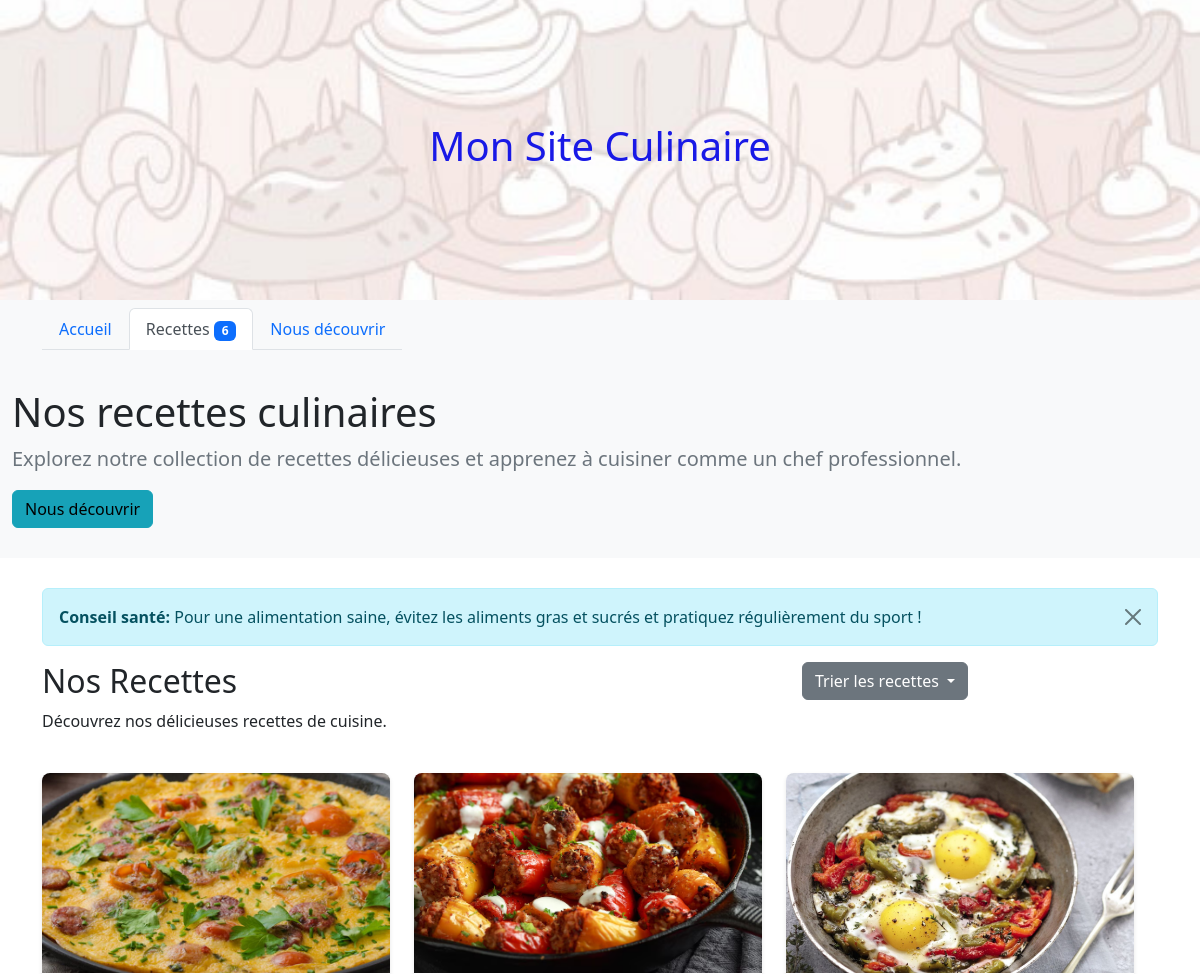
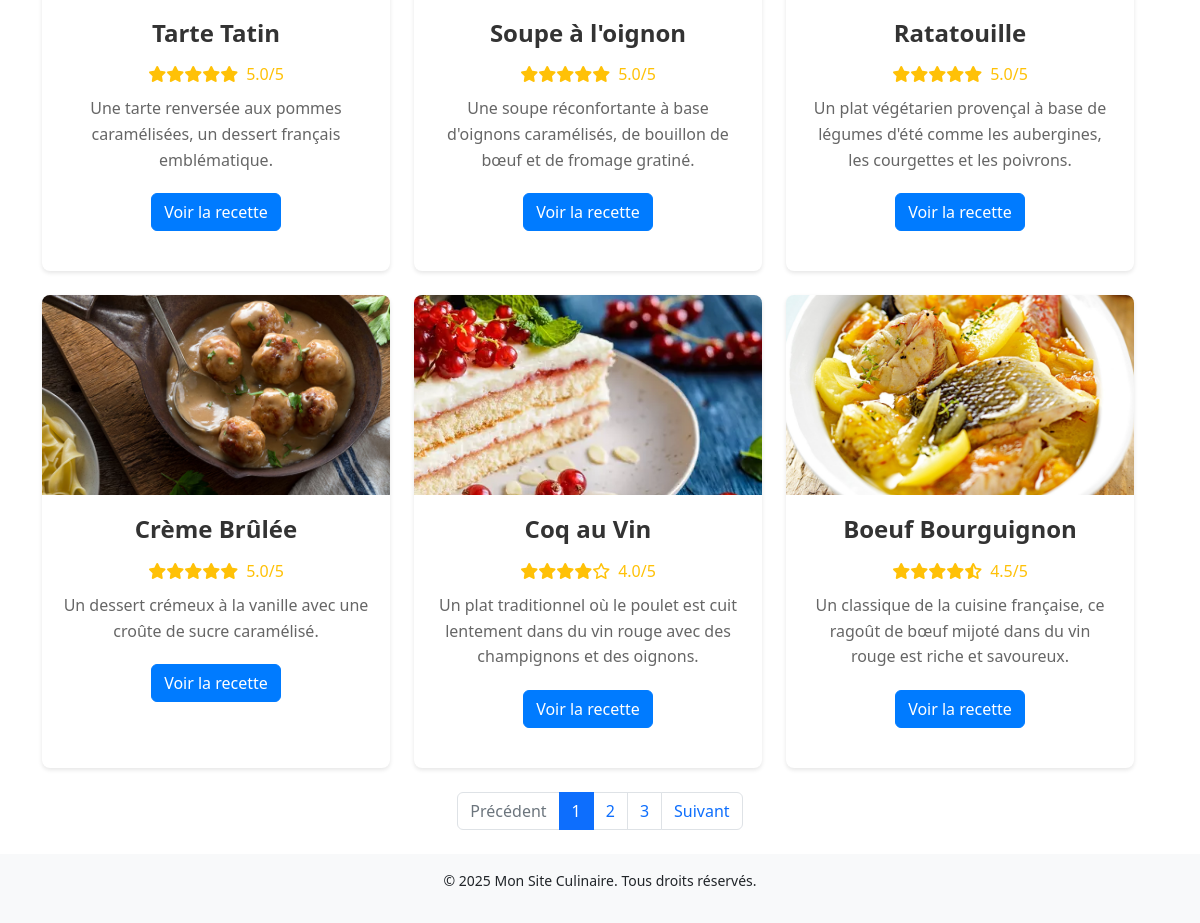
/recettes.php?sort=name_desc, run on the app's committed database (2 pictures, top to bottom).
### tables this page shows
CREATE TABLE IF NOT EXISTS recettes (
    id INT AUTO_INCREMENT PRIMARY KEY,
    titre VARCHAR(255) NOT NULL,
    photo VARCHAR(255) NOT NULL,
    note DECIMAL(3,1) NOT NULL,
    description_courte TEXT NOT NULL,
    description_longue TEXT NOT NULL,
    created_at TIMESTAMP DEFAULT CURRENT_TIMESTAMP
);

### recettes.php (the view, shortened to what this page needs)
<?php
require_once 'config.php';
$sort = isset($_GET['sort']) ? $_GET['sort'] : 'name_asc';
$query = "SELECT * FROM recettes ";
switch ($sort) {
    case 'name_desc':
        $query .= "ORDER BY titre DESC";
        break;
}
try {
    $stmt = $pdo->query($query);
    $recipes = $stmt->fetchAll();
} catch (PDOException $e) {
    die("Error fetching recipes: " . $e->getMessage());
}
?>
<!DOCTYPE html>
<html lang="fr">
  <head>
    <link rel="stylesheet" href="https://cdnjs.cloudflare.com/ajax/libs/font-awesome/6.0.0/css/all.min.css">
    <link rel="stylesheet" href="bootstrap-5.2.3-dist/css/bootstrap.min.css">
    <link rel="stylesheet" href="cuisinier.css">
    <link rel="stylesheet" href="custom.css">
  </head>
  <body>
    <header class="bg-light py-3 custom-header">
      <div class="container">
        <h1 class="text-center">Mon Site Culinaire</h1>
      </div>
    </header>
    <nav class="navbar navbar-expand-lg navbar-light bg-light">
      <div class="container">
        <ul class="nav nav-tabs">
          <li class="nav-item">
            <a class="nav-link" href="index.php">Accueil</a>
          </li>
          <li class="nav-item">
            <a class="nav-link active" href="recettes.php">Recettes <span class="badge bg-primary"><?php echo count($recipes); ?></span></a>
          </li>
          <li class="nav-item">
            <a class="nav-link" href="decouvrir.php">Nous découvrir</a>
          </li>
        </ul>
      </div>
    </nav>
    <div class="jumbotron">
      <div class="container">
        <h1 class="display-4">Nos recettes culinaires</h1>
        <p class="lead">Explorez notre collection de recettes délicieuses et apprenez à cuisiner comme un chef professionnel.</p>
        <a href="decouvrir.php" class="btn btn-info" role="button">Nous découvrir</a>
      </div>
    </div>
    <main class="container my-4">
      <div class="alert alert-info alert-dismissible fade show" role="alert">
        <strong>Conseil santé:</strong> Pour une alimentation saine, évitez les aliments gras et sucrés et pratiquez régulièrement du sport !
        <button type="button" class="btn-close" data-bs-dismiss="alert" aria-label="Close"></button>
      </div>
      <div class="row mb-4">
        <div class="col-md-8">
          <h2>Nos Recettes</h2>
          <p>Découvrez nos délicieuses recettes de cuisine.</p>
        </div>
        <div class="col-md-4">
          <div class="dropdown">
            <button class="btn btn-secondary dropdown-toggle" type="button" id="dropdownMenuButton1" data-bs-toggle="dropdown" aria-expanded="false">
              Trier les recettes
            </button>
          </div>
        </div>
      </div>
      <div class="row">
        <?php
        $chunkedRecipes = array_chunk($recipes, 3);
        foreach ($chunkedRecipes as $rowRecipes) {
            echo '<div class="row' . (array_search($rowRecipes, $chunkedRecipes) > 0 ? ' mt-4' : '') . '">';
            foreach ($rowRecipes as $recipe) {
                echo '<div class="col-sm-4">';
                echo '<div class="card">';
                echo '<img src="' . htmlspecialchars($recipe['photo']) . '" class="card-img-top" alt="' . htmlspecialchars($recipe['titre']) . '">';
                echo '<div class="card-body">';
                echo '<h3 class="card-title">' . htmlspecialchars($recipe['titre']) . '</h3>';
                echo '<div class="rating">';
                $fullStars = floor($recipe['note']);
                $halfStar = ($recipe['note'] - $fullStars) >= 0.5 ? 1 : 0;
                $emptyStars = 5 - $fullStars - $halfStar;
                for ($i = 0; $i < $fullStars; $i++) {
                    echo '<i class="fas fa-star text-warning"></i>';
                }
                if ($halfStar) {
                    echo '<i class="fas fa-star-half-alt text-warning"></i>';
                }
                for ($i = 0; $i < $emptyStars; $i++) {
                    echo '<i class="far fa-star text-warning"></i>';
                }
                echo '<span class="ms-2">' . htmlspecialchars($recipe['note']) . '/5</span>';
                echo '</div>';
                echo '<p class="card-text">' . htmlspecialchars($recipe['description_courte']) . '</p>';
                echo '<a href="recette.php?id=' . htmlspecialchars($recipe['id']) . '" class="btn btn-primary">Voir la recette</a>';
                echo '</div>';
                echo '</div>';
                echo '</div>';
            }
            echo '</div>';
        }
        ?>
      </div>
      <nav aria-label="Page navigation example" class="my-4">
        <ul class="pagination justify-content-center">
          <li class="page-item disabled">
            <a class="page-link" href="#" tabindex="-1" aria-disabled="true">Précédent</a>
          </li>
          <li class="page-item active" aria-current="page">
            <a class="page-link" href="#">1</a>
          </li>
          <li class="page-item"><a class="page-link" href="#">2</a></li>
          <li class="page-item"><a class="page-link" href="#">3</a></li>
          <li class="page-item">
            <a class="page-link" href="#">Suivant</a>
          </li>
        </ul>
      </nav>
    </main>
    <footer class="bg-light py-3 mt-auto">
      <div class="container">
        <p class="text-center small">&copy; 2025 Mon Site Culinaire. Tous droits réservés.</p>
      </div>
    </footer>
  </body>
</html>

### cuisinier.css (style rules this page uses)
.card-body { padding: 20px; text-align: center; }
.card-title { color: #333; margin-bottom: 15px; font-size: 1.5rem; font-weight: bold; }
.card-text { color: #666; margin-bottom: 20px; line-height: 1.6; }
.jumbotron { background-color: #f8f9fa; padding: 30px 0; margin-bottom: 30px; border-radius: 0; }
.jumbotron .container { max-width: 1200px; }
.display-4 { font-size: 2.5rem; font-weight: 300; line-height: 1.2; color: #212529; }
.lead { font-size: 1.25rem; font-weight: 300; color: #6c757d; }
.btn-info { background-color: #17a2b8; border-color: #17a2b8; transition: all 0.2s ease; }
.card { height: 100%; margin-bottom: 20px; border: none; border-radius: 8px; overflow: hidden; box-shadow: 0 2px 4px rgba(0, 0, 0, 0.1); transition: all 0.3s ease; }
.card-img-top { height: 200px; object-fit: cover; }
.rating { margin: 10px 0; color: #ffc107; }
.btn-primary { background-color: #007bff; border-color: #007bff; transition: all 0.2s ease; }

### custom.css (style rules this page uses)
header { background-image: url('background.jpg'); background-size: cover; background-position: center; height: 300px; display: flex; align-items: center; justify-content: center; color: rgb(25, 25, 230); text-align: center; }

### data on the page
recettes: photo (picture), titre "Tarte Tatin", note "5.0", description_courte "Une tarte renversée aux pommes caramélisées, un dessert français emblématique."
recettes: photo (picture), titre "Soupe à l'oignon", note "5.0", description_courte "Une soupe réconfortante à base d'oignons caramélisés, de bouillon de bœuf et de fromage gratiné."
recettes: photo (picture), titre "Ratatouille", note "5.0", description_courte "Un plat végétarien provençal à base de légumes d'été comme les aubergines, les courgettes et les poivrons."
recettes: photo (picture), titre "Crème Brûlée", note "5.0", description_courte "Un dessert crémeux à la vanille avec une croûte de sucre caramélisé."
recettes: photo (picture), titre "Coq au Vin", note "4.0", description_courte "Un plat traditionnel où le poulet est cuit lentement dans du vin rouge avec des champignons et des oignons."
recettes: photo (picture), titre "Boeuf Bourguignon", note "4.5", description_courte "Un classique de la cuisine française, ce ragoût de bœuf mijoté dans du vin rouge est riche et savoureux."

### other printed values
count($recipes) "6"
